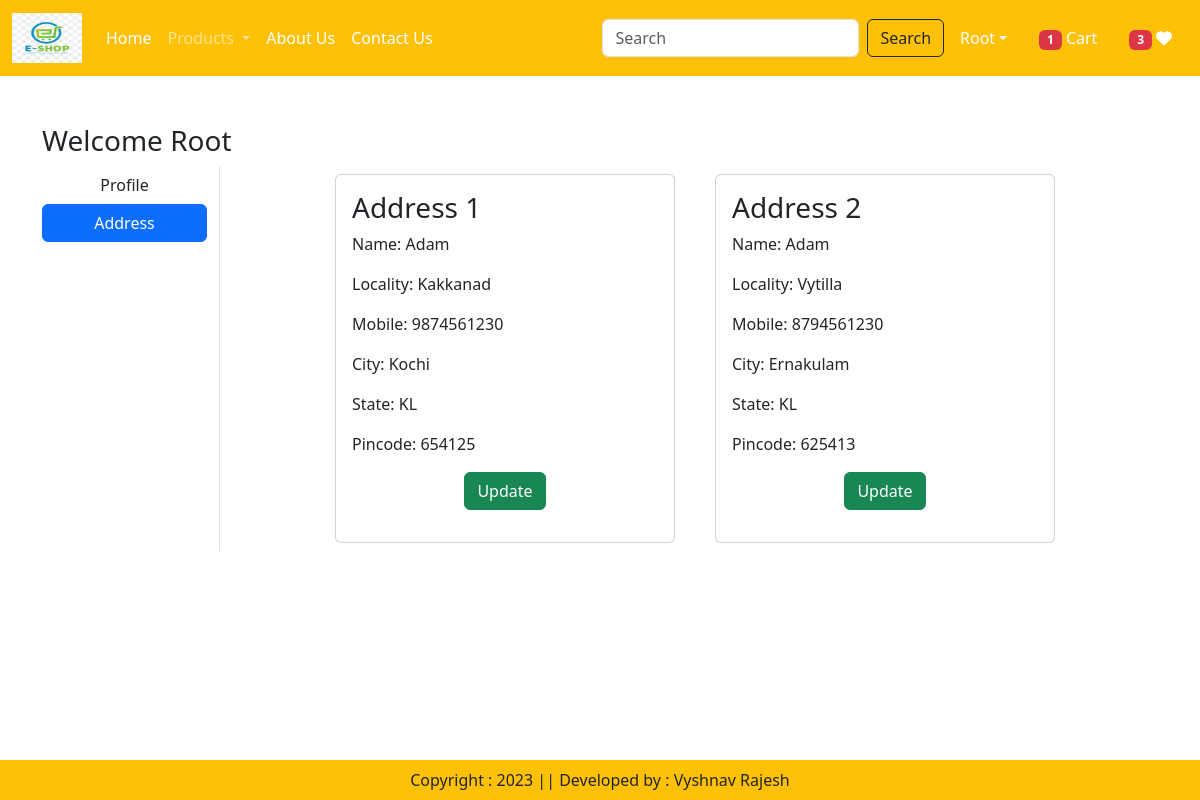
The page /address/ (signed in) on the database its author committed.
### app/models.py (models this page shows, shortened)
class Customer(models.Model):
    user = models.ForeignKey(User,on_delete=models.CASCADE)
    name = models.CharField(max_length=200)
    locality = models.CharField(max_length=200)
    city = models.CharField(max_length=100)
    mobile = models.IntegerField(default=0)
    pincode = models.IntegerField()
    state = models.CharField(choices=STATE_CHOICES,max_length=200)

### app/views.py (the view)
# urls.py: path('address/', views.address, name='address'),
@login_required
def address(request):
    add = Customer.objects.filter(user=request.user)
    totalitem = 0
    wishitem=0
    if request.user.is_authenticated:
        totalitem = len(Cart.objects.filter(user=request.user))
        wishitem = len(Wishlist.objects.filter(user=request.user))
    return render(request, 'app/address.html',locals())

### app/templates/app/address.html (shortened to what this page needs)
{% extends 'app/base.html' %}
{% load static %}
{% block main-content %}
<div class="container my-5">
    <div class="row">
     <h3>Welcome <span class="text-capitalize">{{request.user}}</span></h3>
        <div class="col-sm-2 border-end">
            <ul class="list-unstyled">
            <li class="d-grid"><a href="{% url 'profile' %} " class="btn ">Profile<a><li>
            <li class="d-grid"><a href="{% url 'address' %} " class="btn btn-primary ">Address</a></li>
            </ul>
        </div>
        <div class="col-sm-8 offset-sm-1">
            <div class="row">
                {% for ad in add  %}
                <div class="col-sm-6">
                    <div class="card m-2">
                      <div class="card-body">
                        <h3>Address {{forloop.counter}}</h3>
                        <p>Name: {{ad.name}}</p>
                        <p>Locality: {{ad.locality}}</p>
                        <p>Mobile: {{ad.mobile}}</p>
                        <p>City: {{ad.city}}</p>
                        <p>State: {{ad.state}}</p>
                        <p>Pincode: {{ad.pincode}}</p>
                        <p class="text-center"><a href="{% url 'updateAddress' pk=ad.id %}" type="button" class="btn btn-success">Update</a></p>
                      </div>
                    </div>
                </div>
                {% endfor %}
            </div>
        </div>
    </div>
</div>
{% endblock main-content %}

### app/templates/app/base.html (shortened to what this page needs)
<!DOCTYPE html>
{% load static %}
<html lang="en">
<head>
    <link href="https://cdn.jsdelivr.net/npm/bootstrap@5.3.1/dist/css/bootstrap.min.css" rel="stylesheet">
    <link rel="stylesheet" href="{% static 'app/css/owl.carousel.min.css' %}" >
    <link rel="stylesheet" href="{% static 'app/css/all.min.css' %}" >
    <link rel="stylesheet" href="{% static 'app/css/style.css' %}" >
</head>
<body>
    <nav class="navbar navbar-expand-lg navbar-dark bg-warning">
        <div class="container-fluid">
          <a class="navbar-brand" href="#">
            <img src="{% static 'app/images/logo.png' %}" width="70" height="50"/>
          </a>
          <div class="collapse navbar-collapse" id="navbarSupportedContent">
            <ul class="navbar-nav me-auto mb-2 mb-lg-0">
              {% if request.user.is_authenticated %}
              <li class="nav-item">
                <a class="nav-link active" aria-current="page" href="/">Home</a>
              </li>
              <li class="nav-item dropdown">
                <a class="nav-link dropdown-toggle" href="#" role="button" data-bs-toggle="dropdown" aria-expanded="false">
                  Products
                </a>
              </li>
              <li class="nav-item">
                <a class="nav-link text-white" href="{% url 'about' %}">About Us</a>
              </li>
              <li class="nav-item">
                <a class="nav-link text-white" href="{% url 'contact' %}">Contact Us</a>
              </li>
            </ul>
            <form class="d-flex" role="search" action="/search">
              <input class="form-control me-2" type="search" placeholder="Search" name="search" aria-label="Search">
              <button class="btn btn-outline-dark" type="submit">Search</button>
            </form>
          </div>
          <ul class="navbar-nav me-auto mb-2 mb-lg-0">
            <li class="nav-item dropdown mx-2">
                <a class="nav-link dropdown-toggle text-white" href="#"
                id="profileDropdown" role="button" data-bs-toggle="dropdown"
                aria-expanded="false"><span class="text-capitalize">{{request.user}}</span></a>
            </li>
            <li class=" nav-item mx-2">
                <a href="{% url 'showcart' %}" class="nav-link text-white"><span class="badge bg-danger">{% if totalitem  > 0  %} {{totalitem}} {% endif %}</span> Cart </a>
            </li>
            <li class=" nav-item mx-2">
                <a href="{% url 'showwishlist' %}" class="nav-link text-white"><span class="badge bg-danger">{% if wishitem > 0 %} {{wishitem}} {% endif %}</span> <i class="fa fa-heart"></i></a>
            </li>
            {% endif %}
          </ul>
        </div>
      </nav>
      {% block main-content %}{% endblock main-content %}
      <footer class="container-fluid fixed-bottom bg-warning text-center p-2 mt-5">
        Copyright : 2023 || Developed by : Vyshnav Rajesh
      </footer>
</body>
</html>

### rows shown on the page
Customer: name "Adam", locality "Kakkanad", mobile "9874561230", city "Kochi", state "KL", pincode "654125"
Customer: name "Adam", locality "Vytilla", mobile "8794561230", city "Ernakulam", state "KL", pincode "625413"

### other values the page prints
{{ request.user }} "Root"
{{ totalitem }} "1"
{{ wishitem }} "3"
